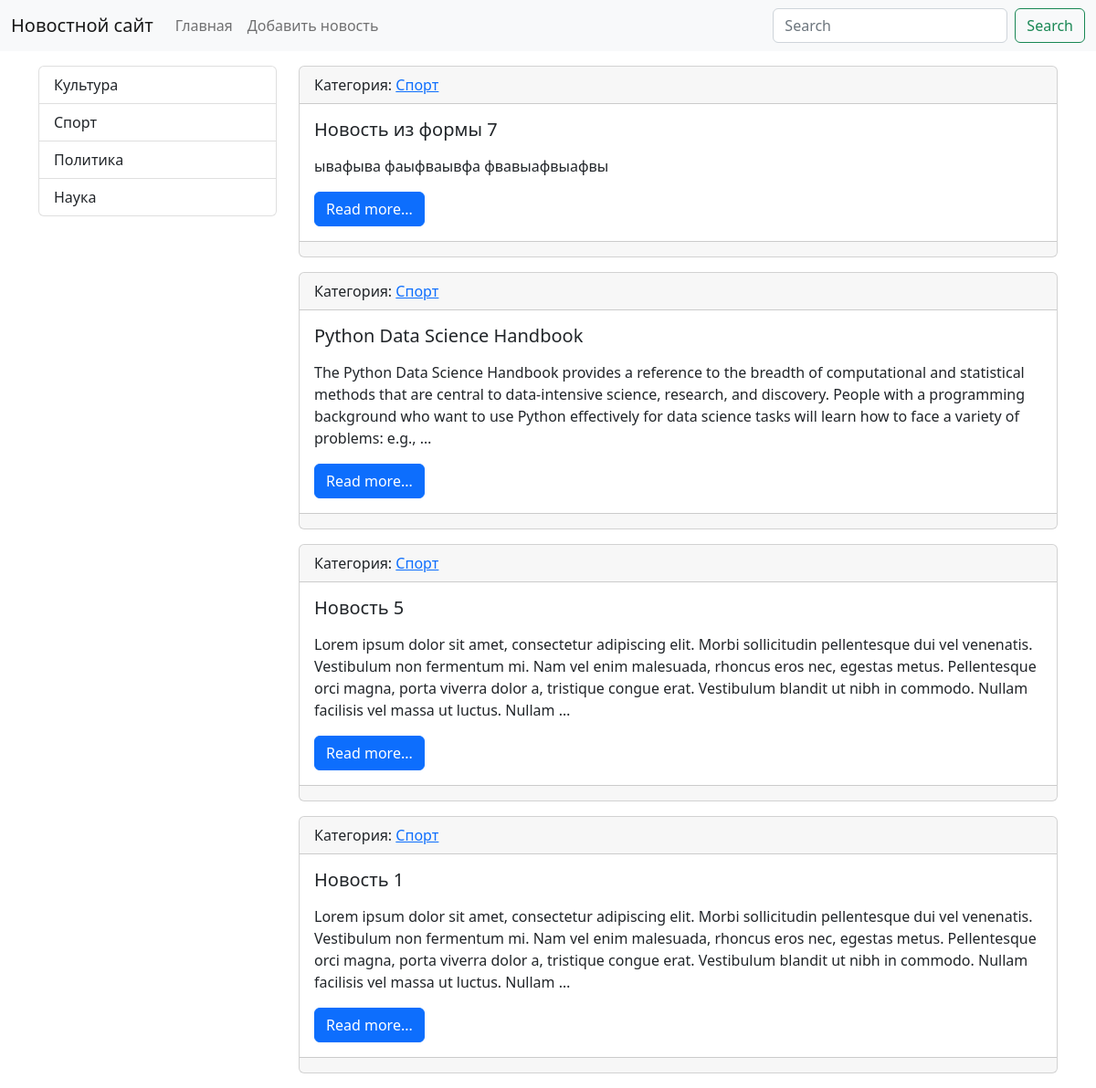
The app's page /category/2/ with its own data.
### news/models.py (models this page shows, shortened)
class Category(models.Model):
    title = models.CharField(max_length=150, db_index=True, verbose_name='Наименование категории')
    def get_absolute_url(self):
        return reverse('category', kwargs={"category_id": self.pk})
    def __str__(self):
        return self.title
    class Meta:
        verbose_name = "Категория"
        verbose_name_plural = "Категории"
        ordering = ['title']

class News(models.Model):
    title = models.CharField(max_length=50, verbose_name='Наименование')
    content = models.TextField(blank=True, verbose_name='Контент')
    created_at = models.DateTimeField(auto_now_add=True, verbose_name='Дата публикации')
    updated_at = models.DateTimeField(auto_now=True, verbose_name='Обновлено')
    photo = models.ImageField(upload_to='photos/%Y/%m/%d/', verbose_name='Фото', blank=True)
    is_published = models.BooleanField(default=True, verbose_name='Опубликовано')
    category = models.ForeignKey('Category', on_delete=models.PROTECT, verbose_name='Категория')
    views = models.IntegerField(default=0)
    def get_absolute_url(self):
        return reverse('view_news', kwargs={"pk": self.pk})
    class Meta:
        verbose_name = "Новость"
        verbose_name_plural = "Новости"
        ordering = ['-created_at']

### news/views.py (the view)
# urls.py: path('category/<int:category_id>/', NewsByCategory.as_view(), name='category'),
class NewsByCategory(ListView):
    model = News
    template_name = 'news/home_news_list.html'
    context_object_name = 'news'
    allow_empty = False
    def get_context_data(self, *, object_list=None, **kwargs):
        context = super().get_context_data(**kwargs)
        context['title'] = Category.objects.get(pk=self.kwargs['category_id'])
        return context
    def get_queryset(self):
        return News.objects.filter(category_id=self.kwargs['category_id'],
                                   is_published=True).select_related('category')

### news/templatetags/news_tags.py (called while the page is built)
@register.inclusion_tag('news/list_categories.html')
def show_categories():
    categories = Category.objects.annotate(cnt=Count('news')).filter(cnt__gt=0)
    categories = categories.annotate(cnt=Count('news__is_published')).filter(cnt__gt=0)
    return {'categories': categories}

### news/templates/news/home_news_list.html (shortened to what this page needs)
{% extends 'base.html' %}
{% block sidebar %}
{% include 'inc/_sidebar.html' %}
{% endblock %}
{% block content %}
{% for item in news %}
<div class="card mb-3">
    <div class="card-header">
        Категория: <a href="{{ item.category.get_absolute_url }}">{{ item.category }}</a>
    </div>
    <div class="card-body">
        <div class="media">
            <div class="media-body">
                <h5 class="card-title">{{ item.title }}</h5>
                <p class="card-text">{{ item.content|safe|linebreaks|truncatewords:50 }}</p>
                <a href="{{ item.get_absolute_url }}" class="btn btn-primary">Read more...</a>
            </div>
        </div>
    </div>
    <div class="card-footer text-muted">
    </div>
</div>
{% endfor %}
{% endblock %}

### news/templates/news/list_categories.html
<div class="list-group">
    {% for item in categories %}
	<a href="{{ item.get_absolute_url }}" class="list-group-item list-group-item-action">{{ item.title }}</a>
    {% endfor %}
</div>

### mysite/static/css/style.css (style rules this page uses)
body { background-color: #ffffff; }

### records on screen
Category: title "Культура"
Category: title "Спорт"
Category: title "Политика"
Category: title "Наука"
News: category "Спорт", title "Новость из формы 7", content "ывафыва фаыфваывфа фвавыафвыафвы"
News: category "Спорт", title "Python Data Science Handbook", content "The Python Data Science Handbook provides a reference to the breadth of computational and statistical methods that are central to data-intensive science, research, and discovery. People with a programming background who want to use Python effectively for data science tasks will learn how to face a variety of problems: e.g., …"
News: category "Спорт", title "Новость 5", content "Lorem ipsum dolor sit amet, consectetur adipiscing elit. Morbi sollicitudin pellentesque dui vel venenatis. Vestibulum non fermentum mi. Nam vel enim malesuada, rhoncus eros nec, egestas metus. Pellentesque orci magna, porta viverra dolor a, tristique congue erat. Vestibulum blandit ut nibh in commodo. Nullam facilisis vel massa ut luctus. Nullam …"
News: category "Спорт", title "Новость 1", content "Lorem ipsum dolor sit amet, consectetur adipiscing elit. Morbi sollicitudin pellentesque dui vel venenatis. Vestibulum non fermentum mi. Nam vel enim malesuada, rhoncus eros nec, egestas metus. Pellentesque orci magna, porta viverra dolor a, tristique congue erat. Vestibulum blandit ut nibh in commodo. Nullam facilisis vel massa ut luctus. Nullam …"
